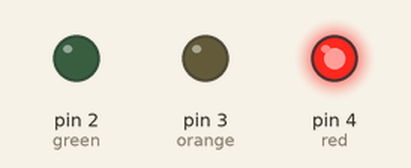
This sketch was run on a simulated Arduino Uno, built with avr-gcc and run on an emulated ATmega328P. Shown: output pins drawn as LEDs (lit = HIGH).

Above: at 0.1 s.
At 50.1 s:
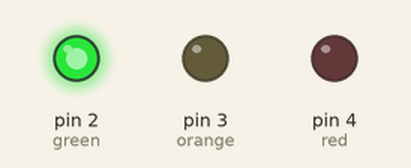
At 80.1 s:
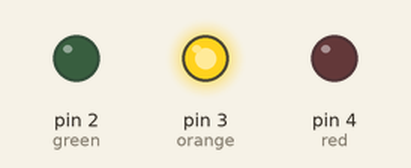
Timing chart, 0 to 84.5 s (numbered marks = the images above):
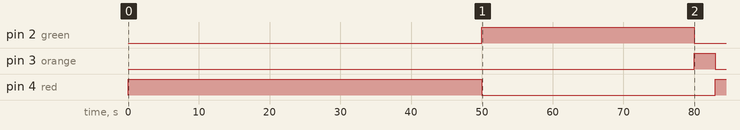

The sketch:

traffic-light.ino
```cpp
int  green = 2 ;
int  orange = 3 ;
int  red = 4 ;
long reddelay = 50000 ;
long greendelay = 30000 ;
long orangedelay = 3000 ;
void setup()
{
  pinMode(green, OUTPUT);
  pinMode(orange, OUTPUT);
  pinMode(red, OUTPUT);
}

void loop()
{
  low();
  digitalWrite(red, HIGH);
  delay(reddelay);
  low();
  digitalWrite(green, HIGH);
  delay(greendelay);
  low();
  digitalWrite(orange, HIGH);
  delay(orangedelay);
}
void low(){
digitalWrite(green, LOW);
digitalWrite(orange, LOW);
digitalWrite(red, LOW);
}
```

Measured:
- by itself, pin 2 (green): LOW → HIGH at 50.0 s, → LOW 30.0 s later
- by itself, pin 3 (orange): LOW → HIGH at 80.0 s, → LOW 3.0 s later
- by itself, pin 4 (red): LOW → HIGH at 0.00 s, → LOW 50.0 s later, → HIGH 33.0 s later
